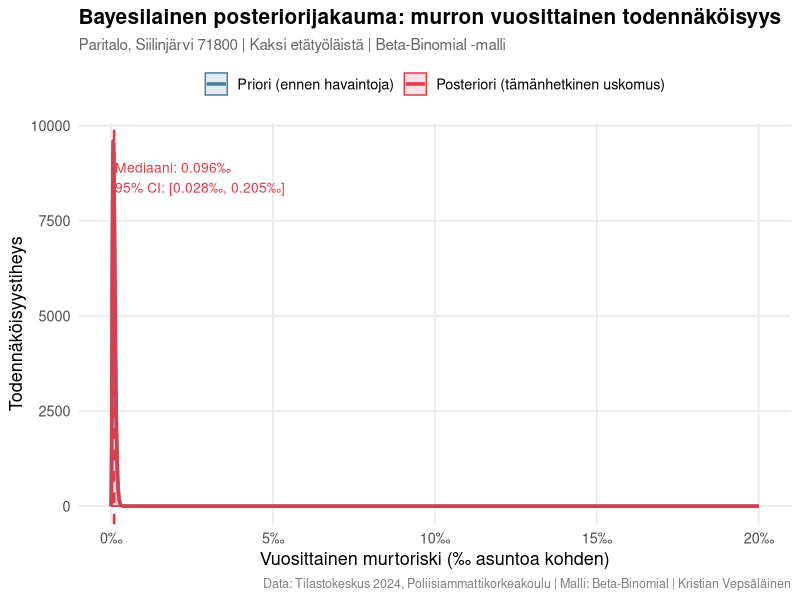
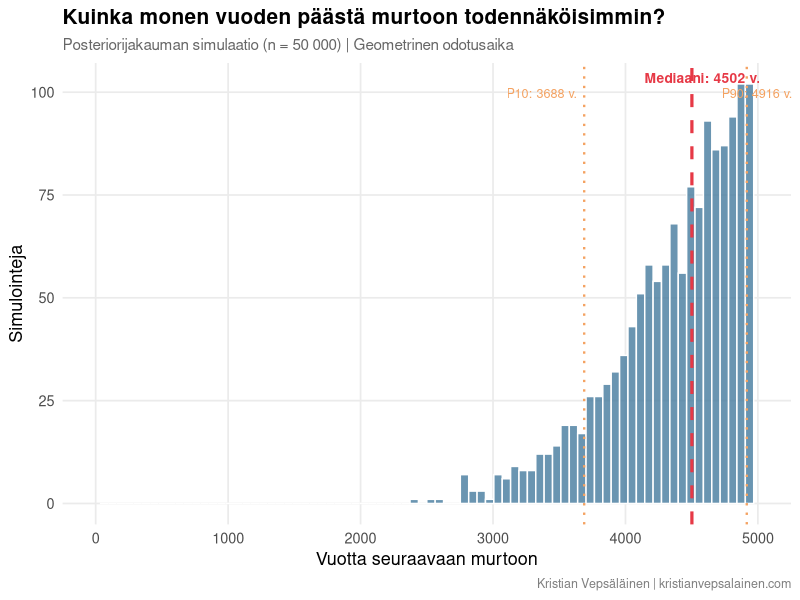
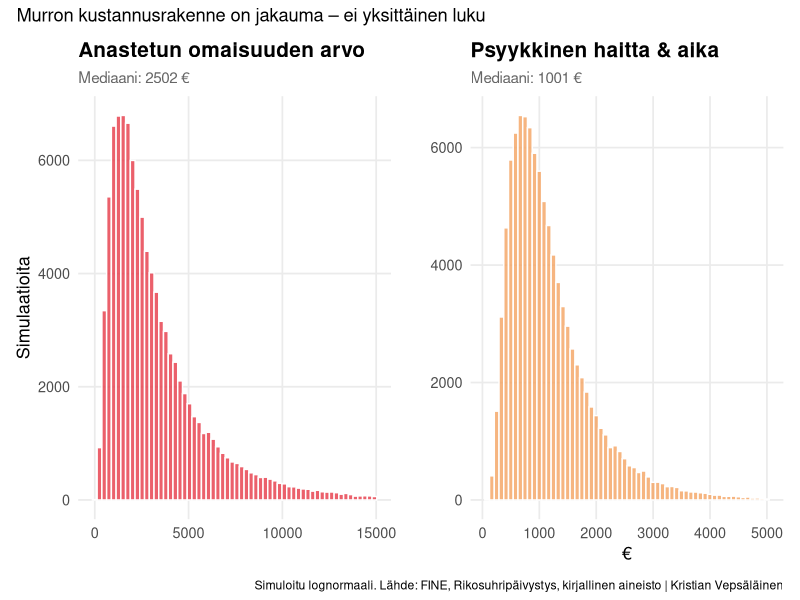
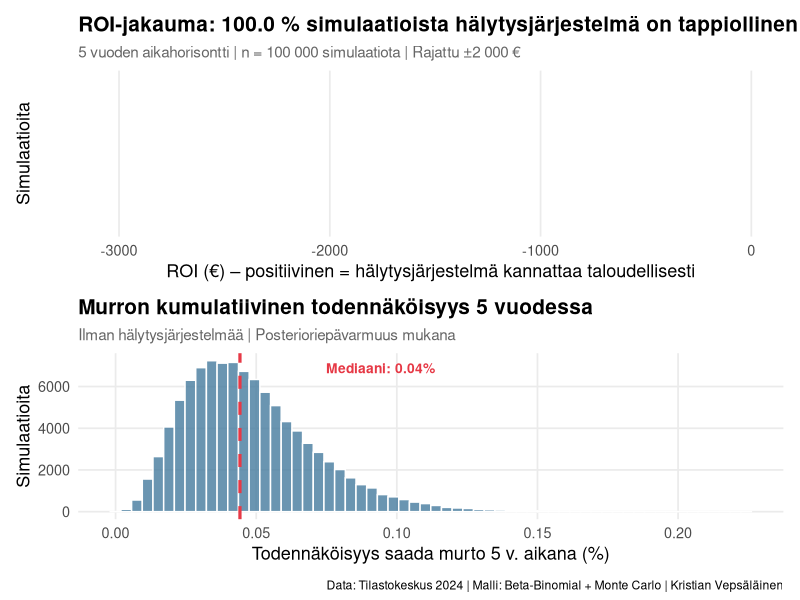

The R source for these figures, in order:
## ---- chunk 1
knitr::opts_chunk$set(echo = TRUE, warning = FALSE, message = FALSE)
library(tidyverse)
library(ggplot2)
library(patchwork)

# Yhteinen teema
theme_kv <- function() {
  theme_minimal(base_size = 13) +
    theme(
      plot.title    = element_text(face = "bold", size = 15),
      plot.subtitle = element_text(color = "grey40", size = 11),
      plot.caption  = element_text(color = "grey50", size = 9),
      panel.grid.minor = element_blank(),
      plot.background  = element_rect(fill = "white", color = NA)
    )
}
## ---- chunk 2
# Tilastokeskus 2024: asuntomurtoja vakinaisiin asuntoihin ~3 200 kpl
# Vapaa-ajan asuntomurtoja 838 kpl
# Lähde: Tilastokeskus, Rikos- ja pakkokeinotilasto 2024

luvut <- tibble(
  kategoria = c("Vakinaiset asunnot", "Vapaa-ajan asunnot", "Myymälävarkaudet"),
  maara_2024 = c(3200, 838, 63000),
  muutos_pct = c(-5, +11.4, +5.1)
)

# Suomen asuntokunnat ~2024: n. 2 730 000
asuntokuntia_fi <- 2730000

# Perusriski koko Suomessa
p_fi <- luvut$maara_2024[1] / asuntokuntia_fi

cat(sprintf("Perusriski (koko Suomi): %.4f eli %.2f‰ asuntoa kohden vuodessa\n",
            p_fi, p_fi * 1000))
cat(sprintf("Tai: 1 murto per %.0f vuotta keskimääräisessä asunnossa\n", 1/p_fi))
## ---- chunk 3
riskitekijat <- tibble(
  tekija = c(
    "Aluetyyppi (maaseutumainen pikkukaupunki vs. Helsinki)",
    "Talotyyppi (paritalo vs. kerrostalo)",
    "Asuinalue (rauhallinen omakotialue)",
    "Etätyö: ainakin joku kotona useimpina arkipäivinä",
    "Kaksi etätyöläistä taloudessa",
    "Ei kalliita ajoneuvoja pihassa näkyvillä",
    "Vauva taloudessa (satunnainen pimeys/valot)"
  ),
  kerroin = c(0.55, 0.70, 0.80, 0.60, 0.85, 0.90, 1.05),
  lahde = c(
    "Poliisi.fi aluedata, Itä-Suomi vs. pääkaupunkiseutu",
    "Poliisiammattikorkeakoulu 2016: kerrostalo 36% murroista",
    "Verisure/tutkimuskirjallisuus: 'awareness space'",
    "Kriminologinen tutkimus: tyhjillään olo = riski",
    "Kaksi etätyöläistä = harvoin täysin tyhjä",
    "Arvioperusteinen",
    "Ennustamaton asumistila = pieni lisä"
  )
)

riskitekijat |>
  mutate(kerroin_fmt = sprintf("× %.2f", kerroin)) |>
  select(tekija, kerroin_fmt, lahde) |>
  knitr::kable(
    col.names = c("Riskitekijä", "Kerroin", "Lähde/perustelu"),
    caption = "Kohdekohtaiset riskikertoimet suhteessa kansalliseen keskiarvoon"
  )
## ---- chunk 4
# Kokonaiskertoimien tulo
kertoimet <- riskitekijat$kerroin
k_tulo <- prod(kertoimet)

p_kohde_base <- p_fi * k_tulo

cat(sprintf("Kansallinen perusriski: %.5f\n", p_fi))
cat(sprintf("Riskikertoimien tulo: %.3f\n", k_tulo))
cat(sprintf("Kohdekohtainen estimaatti: %.5f\n", p_kohde_base))
cat(sprintf("= %.3f‰ per vuosi\n", p_kohde_base * 1000))
cat(sprintf("= 1 murto per %.0f vuotta\n", 1/p_kohde_base))
## ---- chunk 5
# Beta-priori parametrit Siilinjärven kontekstissa
# Siilinjärvi: n. 21 000 asukasta, ~9 000 asuntokuntaa
# Itä-Suomen poliisilaitosalueen suhteellinen riski n. 0.55 × kansallinen
# Käyttäen "pseudo-count" -lähestymistapaa

# Kuntatasolla: oletetaan n. 5-10 murtoa/vuosi Siilinjärvellä
# (9000 asuntokuntaa × 1.2‰ × 0.55 ≈ 6 murtoa/vuosi)
n_total_kunta <- 9000       # asuntokuntia Siilinjärvellä
expected_murrot <- n_total_kunta * p_fi * 0.55  # ~6 murtoa/vuosi
expected_ei_murrot <- n_total_kunta - expected_murrot

# Beta-priori: α = odottetut murrot, β = odotetut ei-murrot
# Skaalataan niin että priori vastaa ~5 vuoden dataa
vuosia_priori <- 5
alpha_prior <- expected_murrot * vuosia_priori * k_tulo / (1 - k_tulo + k_tulo)
beta_prior  <- n_total_kunta * vuosia_priori - alpha_prior

# Varmistetaan järkevät luvut
alpha_prior <- max(alpha_prior, 0.5)
beta_prior  <- max(beta_prior, 100)

# Posteriori: ei ole havaittu murtoja omassa talossa (uusi havainto)
# → posteriori = priori (ei uutta dataa kohdekiinteistöstä)
alpha_post <- alpha_prior
beta_post  <- beta_prior

p_seq <- seq(0, 0.02, length.out = 2000)

df_bayes <- tibble(
  p = p_seq,
  priori = dbeta(p, alpha_prior, beta_prior),
  posteriori = dbeta(p, alpha_post, beta_post)
) |>
  pivot_longer(-p, names_to = "jakauma", values_to = "tiheys") |>
  mutate(jakauma = factor(jakauma,
    levels = c("priori", "posteriori"),
    labels = c("Priori (ennen havaintoja)", "Posteriori (tämänhetkinen uskomus)")
  ))

p_mean  <- alpha_post / (alpha_post + beta_post)
p_lower <- qbeta(0.025, alpha_post, beta_post)
p_upper <- qbeta(0.975, alpha_post, beta_post)

ggplot(df_bayes, aes(x = p * 1000, y = tiheys, color = jakauma, fill = jakauma)) +
  geom_line(linewidth = 1.2) +
  geom_ribbon(aes(ymin = 0, ymax = tiheys), alpha = 0.15) +
  geom_vline(xintercept = p_mean * 1000, linetype = "dashed", color = "#E63946", linewidth = 0.9) +
  annotate("text",
    x = p_mean * 1000 + 0.03,
    y = max(dbeta(p_seq, alpha_post, beta_post)) * 0.9,
    label = sprintf("Mediaani: %.3f‰\n95%% CI: [%.3f‰, %.3f‰]",
                    p_mean * 1000, p_lower * 1000, p_upper * 1000),
    hjust = 0, size = 3.5, color = "#E63946"
  ) +
  scale_color_manual(values = c("#457B9D", "#E63946")) +
  scale_fill_manual(values  = c("#457B9D", "#E63946")) +
  scale_x_continuous(labels = function(x) paste0(x, "‰")) +
  labs(
    title    = "Bayesilainen posteriorijakauma: murron vuosittainen todennäköisyys",
    subtitle = "Paritalo, Siilinjärvi 71800 | Kaksi etätyöläistä | Beta-Binomial -malli",
    x        = "Vuosittainen murtoriski (‰ asuntoa kohden)",
    y        = "Todennäköisyystiheys",
    color    = NULL, fill = NULL,
    caption  = "Data: Tilastokeskus 2024, Poliisiammattikorkeakoulu | Malli: Beta-Binomial | Kristian Vepsäläinen"
  ) +
  theme_kv() +
  theme(legend.position = "top")
## ---- chunk 6
# Geometrinen jakauma odotusajalle
n_sim <- 50000
set.seed(42)

# Simuloi odotusaika posteriorista
p_draws <- rbeta(n_sim, alpha_post, beta_post)
odotusaika_draws <- 1 / p_draws  # vuotta

df_odotus <- tibble(vuotta = odotusaika_draws) |>
  filter(vuotta < 5000)  # rajaa äärihäntiä visualisoinnissa

q50 <- median(df_odotus$vuotta)
q10 <- quantile(df_odotus$vuotta, 0.10)
q90 <- quantile(df_odotus$vuotta, 0.90)

ggplot(df_odotus, aes(x = vuotta)) +
  geom_histogram(bins = 80, fill = "#457B9D", color = "white", alpha = 0.8) +
  geom_vline(xintercept = q50, color = "#E63946", linewidth = 1.1, linetype = "dashed") +
  geom_vline(xintercept = q10, color = "#F4A261", linewidth = 0.8, linetype = "dotted") +
  geom_vline(xintercept = q90, color = "#F4A261", linewidth = 0.8, linetype = "dotted") +
  annotate("text", x = q50 + 80, y = Inf, vjust = 2,
           label = sprintf("Mediaani: %.0f v.", q50),
           color = "#E63946", size = 3.5, fontface = "bold") +
  annotate("text", x = q10 - 50, y = Inf, vjust = 3.5, hjust = 1,
           label = sprintf("P10: %.0f v.", q10),
           color = "#F4A261", size = 3.2) +
  annotate("text", x = q90 + 80, y = Inf, vjust = 3.5,
           label = sprintf("P90: %.0f v.", q90),
           color = "#F4A261", size = 3.2) +
  scale_x_continuous(limits = c(0, 5000)) +
  labs(
    title    = "Kuinka monen vuoden päästä murtoon todennäköisimmin?",
    subtitle = "Posteriorijakauman simulaatio (n = 50 000) | Geometrinen odotusaika",
    x        = "Vuotta seuraavaan murtoon",
    y        = "Simulointeja",
    caption  = "Kristian Vepsäläinen | kristianvepsalainen.com"
  ) +
  theme_kv()
## ---- chunk 7
set.seed(123)
n <- 100000

# Anastettu omaisuus: lognormaali
# Tyypillinen tapaus ~1 500–4 000 €, mutta pitkä häntä (joskus yli 10 000 €)
anastettu <- rlnorm(n, meanlog = log(2500), sdlog = 0.8)

# Rakenteelliset vahingot (rikottu ovi/ikkuna): normaali
rakenne <- rnorm(n, mean = 800, sd = 300) |> pmax(200)

# Psyykkinen haitta (menetetty turvallisuudentunne, aika jne.): 
# vaikeasti mitattavissa, käytän konservatiivista arviota
psyykkinen <- rlnorm(n, meanlog = log(1000), sdlog = 0.6)

# Kotivakuutuksen omavastuu (ei palaudu)
omavastuu <- 200  # tyypillinen

# Nettokustannus omistajalle (vakuutus korvaa anastetun ja rakennuksen)
# Mutta psyykkinen haitta ja omavastuu jäävät
netto_kustannus <- anastettu + rakenne + psyykkinen - (anastettu + rakenne - omavastuu) |>
  pmax(omavastuu)  # jos alle omavastuun, kaikki jää omaksi

# Yksinkertaistettu: kaikki kulut yhteensä omistajalle
kokonais <- omavastuu + psyykkinen  # vakuutus korvaa loput

df_kust <- tibble(
  anastettu   = anastettu,
  rakenne     = rakenne,
  psyykkinen  = psyykkinen,
  kokonais_omistaja = kokonais
)

q_kust <- quantile(kokonais, c(0.1, 0.25, 0.5, 0.75, 0.9, 0.95))

p_anastettu <- ggplot(tibble(x = anastettu[anastettu < 15000]), aes(x = x)) +
  geom_histogram(bins = 60, fill = "#E63946", alpha = 0.8, color = "white") +
  scale_x_continuous() +
  labs(title = "Anastetun omaisuuden arvo", x = "", y = "Simulaatioita",
       subtitle = sprintf("Mediaani: %.0f €", median(anastettu))) +
  theme_kv()

p_psyyk <- ggplot(tibble(x = psyykkinen[psyykkinen < 5000]), aes(x = x)) +
  geom_histogram(bins = 60, fill = "#F4A261", alpha = 0.8, color = "white") +
  scale_x_continuous() +
  labs(title = "Psyykkinen haitta & aika", x = "€", y = "",
       subtitle = sprintf("Mediaani: %.0f €", median(psyykkinen))) +
  theme_kv()

p_anastettu + p_psyyk +
  plot_annotation(
    title   = "Murron kustannusrakenne on jakauma – ei yksittäinen luku",
    caption = "Simuloitu lognormaali. Lähde: FINE, Rikosuhripäivystys, kirjallinen aineisto | Kristian Vepsäläinen"
  )
## ---- chunk 8
# Sector Alarm -hinnat (lähde: sectoralarm.fi, huhtikuu 2026)
asennus        <- 49      # kampanjahinta (norm. 399 €)
kuukausimaksu  <- 49.90   # €/kk
vuosimaksu     <- kuukausimaksu * 12

# Sopimus tyypillisesti 3–5 vuotta, lasketaan 5 v.
sopimus_vuosia <- 5
kokonaiskulu   <- asennus + vuosimaksu * sopimus_vuosia

# Kotitalousvähennys asennuksesta (35% × (49 - 150 omavastuu)) → ei sovellu, alle omavastuun
# Suuremmassa asennuksessa hyöty olisi merkittävä

cat("=== SECTOR ALARM KUSTANNUKSET (5 VUOTTA) ===\n")
cat(sprintf("Asennusmaksu (kampanja: %7.0f €\n", asennus))
cat(sprintf("Kuukausimaksu: %7.2f €/kk\n", kuukausimaksu))
cat(sprintf("Vuosimaksu: %7.2f €/v\n", vuosimaksu))
cat(sprintf("Yhteensä 5 vuodessa: %7.0f €\n", kokonaiskulu))
cat(sprintf("Kuukausitasolla: %7.2f €/kk (sis. asennuksen)\n",
            kokonaiskulu / (sopimus_vuosia * 12)))
## ---- chunk 9
set.seed(2024)
n_sim <- 100000

# Parametrit (posteriori)
alpha_p <- alpha_post
beta_p  <- beta_post

# --- SKENAARIO: ilman hälytysjärjestelmää ---
p_vuosi_noalarm <- rbeta(n_sim, alpha_p, beta_p)

# 5 vuoden murtotodennäköisyys (vähintään 1 murto)
p5_noalarm <- 1 - (1 - p_vuosi_noalarm)^5

# Murron kokonaiskustannus (simuloitu)
murto_kust <- rlnorm(n_sim, meanlog = log(3500), sdlog = 0.9) + 200
# (anastettu + rakenne; vakuutus korvaa, mutta omavastuu 200 €)
# Lisätään psyykkinen haitta
psyk <- rlnorm(n_sim, meanlog = log(1000), sdlog = 0.6)
murto_kust_total <- murto_kust + psyk

# Odotettu kustannus 5 v ilman hälytysjärjestelmää
ekust_noalarm <- p5_noalarm * murto_kust_total

# --- SKENAARIO: Sector Alarm ---
# Reduktio: Beta(8, 5) → mediaani ~60%, mutta epävarmuus
reduktio <- rbeta(n_sim, shape1 = 8, shape2 = 5)  # mediaani ~60%

p_vuosi_alarm <- p_vuosi_noalarm * (1 - reduktio)
p5_alarm <- 1 - (1 - p_vuosi_alarm)^5

ekust_alarm <- p5_alarm * murto_kust_total + kokonaiskulu

# --- ROI = säästö - kustannus ---
roi_abs <- ekust_noalarm - ekust_alarm  # positiivinen = kannattaa

df_roi <- tibble(
  roi = roi_abs,
  p5_noalarm = p5_noalarm,
  reduktio = reduktio
)

p_pos <- mean(roi_abs > 0) * 100

# Visualisointi
p1 <- ggplot(df_roi |> filter(abs(roi) < 2000), aes(x = roi)) +
  geom_histogram(bins = 80,
    aes(fill = after_stat(x > 0)),
    color = "white", alpha = 0.85) +
  scale_fill_manual(values = c("#E63946", "#2A9D8F"),
    labels = c("Hälytysjärjestelmä tappiollinen", "Hälytysjärjestelmä kannattava"),
    guide  = guide_legend(title = NULL)) +
  geom_vline(xintercept = 0, linewidth = 1.1, linetype = "dashed") +
  geom_vline(xintercept = median(roi_abs), color = "#E76F51", linewidth = 1.0) +
  annotate("text", x = median(roi_abs) + 30, y = Inf, vjust = 2,
           label = sprintf("Mediaani: %.0f €", median(roi_abs)),
           color = "#E76F51", size = 3.5, fontface = "bold") +
  labs(
    title = sprintf("ROI-jakauma: %.1f %% simulaatioista hälytysjärjestelmä on tappiollinen",
                    100 - p_pos),
    subtitle = "5 vuoden aikahorisontti | n = 100 000 simulaatiota | Rajattu ±2 000 €",
    x = "ROI (€) – positiivinen = hälytysjärjestelmä kannattaa taloudellisesti",
    y = "Simulaatioita"
  ) +
  theme_kv() +
  theme(legend.position = "top")

# Kumulatiivinen todennäköisyys murrolle 5 vuodessa
p2 <- ggplot(tibble(p = p5_noalarm * 100), aes(x = p)) +
  geom_histogram(bins = 60, fill = "#457B9D", color = "white", alpha = 0.8) +
  geom_vline(xintercept = median(p5_noalarm) * 100,
             color = "#E63946", linewidth = 1.1, linetype = "dashed") +
  annotate("text",
    x = median(p5_noalarm) * 100 + 0.05,
    y = Inf, vjust = 2,
    label = sprintf("Mediaani: %.2f%%", median(p5_noalarm) * 100),
    color = "#E63946", size = 3.5, fontface = "bold") +
  labs(
    title = "Murron kumulatiivinen todennäköisyys 5 vuodessa",
    subtitle = "Ilman hälytysjärjestelmää | Posterioriepävarmuus mukana",
    x = "Todennäköisyys saada murto 5 v. aikana (%)",
    y = "Simulaatioita"
  ) +
  theme_kv()

p1 / p2 +
  plot_annotation(
    caption = "Data: Tilastokeskus 2024 | Malli: Beta-Binomial + Monte Carlo | Kristian Vepsäläinen"
  )
## ---- chunk 10
cat("=== ROI-YHTEENVETO ===\n\n")
cat(sprintf("5 v. murtotodennäköisyys (mediaani):   %.3f%%\n",
            median(p5_noalarm) * 100))
cat(sprintf("5 v. murtotodennäköisyys (P90):        %.3f%%\n",
            quantile(p5_noalarm, 0.9) * 100))
cat(sprintf("\nHälytysjärjestelmän kustannus 5 v.:   %.0f €\n", kokonaiskulu))
cat(sprintf("Mediaanireduktio (murtoriski):         %.0f%%\n",
            median(reduktio) * 100))
cat(sprintf("\nROI mediaani:                          %.0f €\n", median(roi_abs)))
cat(sprintf("ROI P10 (pessimistinen):               %.0f €\n",
            quantile(roi_abs, 0.10)))
cat(sprintf("ROI P90 (optimistinen):                %.0f €\n",
            quantile(roi_abs, 0.90)))
cat(sprintf("\nTodennäköisyys että hälytysjärj. kannattaa taloudellisesti: %.1f%%\n",
            p_pos))
## ---- chunk 11
paatokset <- tibble(
  kriteeri = c(
    "Odotusarvo (taloudellinen ROI)",
    "Riskin häntä (P90-skenaario)",
    "Psyykkinen arvo (turvallisuudentunne)",
    "Palo- ja vesivahinkohälytys (sivuhyöty)",
    "Lakisääteinen palovaroitin (jo olemassa)",
    "Halvat vesivahdit (jo olemassa, ei kuukausimaksua)",
    "Palolaitos 3,4 km:n päässä (~5 min vasteaika)",
    "Vakuutusmaksun alennus (mahdollinen)"
  ),
  arvio = c(
    "Negatiivinen mediaani – ei puolla",
    "Murron kustannus voi olla 5 000–15 000 € → häntäriski todellinen",
    "Vaikeasti mitattavissa, mutta reaalinen arvo",
    "Sector Alarmin palovaroitin on REDUNDANTTI – Suomen laki vaatii palovaroittimen jokaiseen asuntoon. Tämä 'lisäarvo' on nolla.",
    "Pakollinen lakisääteinen vaatimus – ei lisäarvoa hälytysjärjestelmästä",
    "Erilliset vesivahdit (esim. Fibaro, ~50 € kertamaksu) ilman sopimusta – korvaa tämän toiminnon murto-osalla hinnasta",
    "Lähellä oleva palolaitos heikentää Sector Alarmin paloturvallisuushyötyä entisestään",
    "Osa vakuutusyhtiöistä antaa 5–15% alennuksen – tarkistettava erikseen"
  ),
  suositus = c("✗", "△", "✓", "✗✗", "✗", "✗", "✗", "△")
)

paatokset |>
  knitr::kable(
    col.names = c("Päätöskriteeri", "Arvio", "Puoltaa?"),
    caption   = "Kokonaisharkinta hälytysjärjestelmäpäätöksessä – päivitetty versio"
  )
## ---- chunk 12
# Palovaroitin: jo pakollinen Suomessa (Pelastuslaki 379/2011, 17§)
# → Sector Alarmin palovaroitin tuo nolla lisäarvoa

# Vesivahtilähetin: markkinahinta
vesivahti_kertamaksu <- 50  # esim. Fibaro Flood Sensor, ilman sopimusta

# Sector Alarmin "vesivahti-hyöty" verrattuna vaihtoehtoon
sector_alarm_5v     <- 49.90 * 12 * 5 + 49  # 3 043 €
vaihtoehto_5v       <- vesivahti_kertamaksu  # 50 € kertamaksu, ei kuukausimaksua

ylilasku <- sector_alarm_5v - vaihtoehto_5v

cat("=== REDUNDANSSIEN KUSTANNUSLASKENTA ===\n\n")
cat("Jos ainut motivaatio on palo- ja vesivahinkohälytys:\n\n")
cat(sprintf("Sector Alarm 5 vuodessa:          %6.0f €\n", sector_alarm_5v))
cat(sprintf("Lakisääteinen palovaroitin:            0 € (jo pakollinen)\n"))
cat(sprintf("Erillinen vesivahti (kertamaksu): %6.0f €\n", vesivahti_kertamaksu))
cat(sprintf("Ylilasku palo/vesi-skenaariosssa: %6.0f €\n", ylilasku))
cat(sprintf("\nSiis: hälytysjärjestelmä maksaa %.0f× enemmän kuin vaihtoehto,\n",
            sector_alarm_5v / vesivahti_kertamaksu))
cat("jos murtosuojaus ei tuo merkittävää lisäarvoa.\n")
## ---- chunk 13
# Vaadittu reduktio että ROI > 0 odotusarvomielessä
# ROI > 0 kun p5 * kust * reduktio > kokonaiskulu
# reduktio > kokonaiskulu / (p5 * kust)

p5_med <- median(p5_noalarm)
kust_med <- median(murto_kust_total)
vaadittu_reduktio <- kokonaiskulu / (p5_med * kust_med)

# Vaadittu murtoriski jotta ROI > 0 (olettaen reduktio 60%)
reduktio_60 <- 0.60
vaadittu_p5 <- kokonaiskulu / (kust_med * reduktio_60)
vaadittu_p_vuosi <- 1 - (1 - vaadittu_p5)^(1/5)

cat("=== HERKKYYSANALYYSI ===\n\n")
cat("Jotta hälytysjärjestelmä on odotusarvomielessä kannattava:\n\n")
cat(sprintf("→ Tarvitaan vähintään %.0f%% murtoriskin reduktio\n",
            vaadittu_reduktio * 100))
cat(sprintf("  (nykyinen mediaaniarvio: %.0f%%)\n",
            median(reduktio) * 100))
cat(sprintf("\nTAI: Vuosittaisen murtoriskin pitäisi olla ≥ %.3f‰\n",
            vaadittu_p_vuosi * 1000))
cat(sprintf("  (nykyinen estimaatti: %.3f‰)\n", p_mean * 1000))
cat(sprintf("\nTAI: Murron kustannuksen pitäisi olla ≥ %.0f €\n",
            kokonaiskulu / (p5_med * 0.60)))
cat(sprintf("  (nykyinen mediaaniarvio: %.0f €)\n", kust_med))
